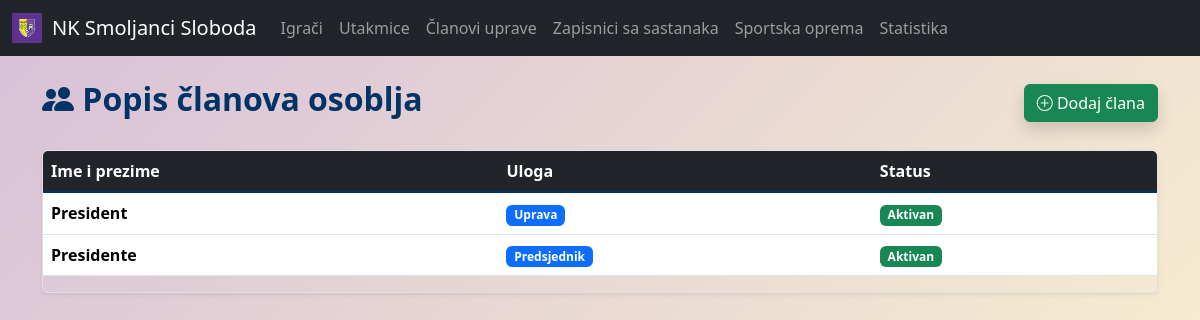
The page /staff/ on the database as committed earlier.
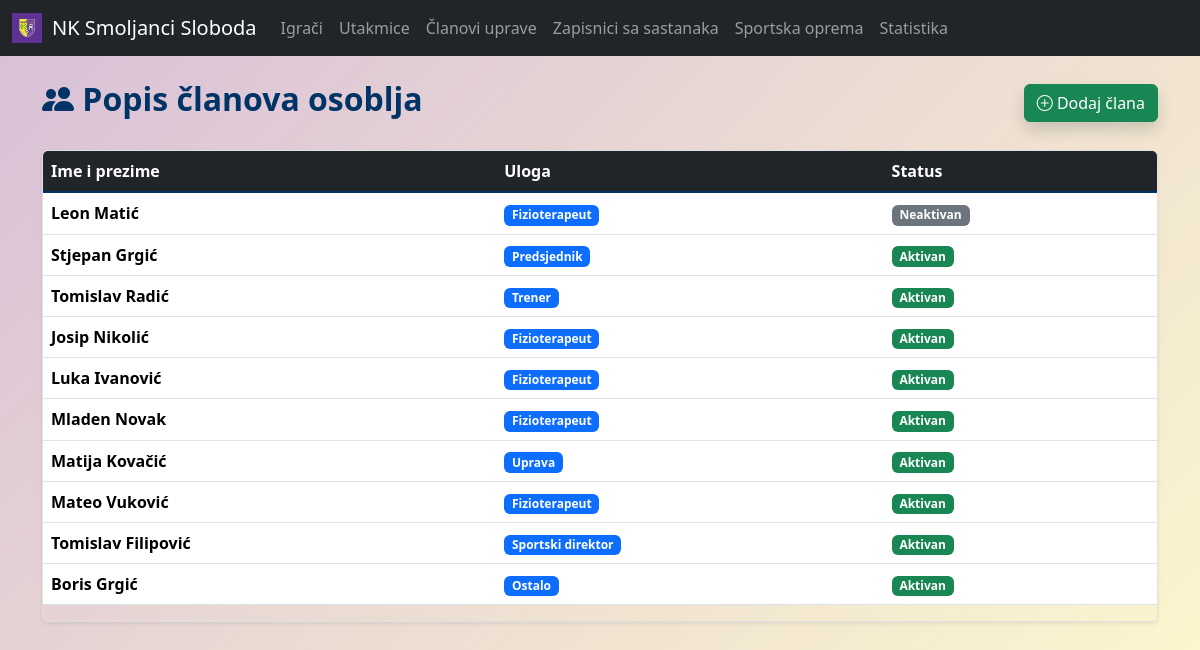
The same page on the database as committed later.
### main/models.py (models this page shows, shortened)
class StaffMember(models.Model):
    ROLE_TYPES = [
        ("U", "Uprava"),
        ("T", "Trener"),
        ("F", "Fizioterapeut"),
        ("P", "Predsjednik"),
        ("S", "Sportski direktor"),
        ("O", "Ostalo"),
    ]
    name = models.CharField(max_length=100)
    role = models.CharField(max_length=1, choices=ROLE_TYPES)
    email = models.EmailField(blank=True, null=True)
    phone = models.CharField(max_length=20, blank=True, null=True)
    active = models.BooleanField(default=True)

### main/views.py (the view)
# urls.py: path('staff/', views.staffmember_list, name='staffmember-list'),
def staffmember_list(request):
    staffmembers = StaffMember.objects.all()
    return render(request, 'main/staff/staffmember_list.html', {'staffmembers': staffmembers})

### templates/main/staff/staffmember_list.html (shortened to what this page needs)
{% extends 'main/base.html' %} {% block title %}Popis članova uprave{%endblock%}
{% block content %}
<div class="container my-4">
  <div class="d-flex justify-content-between align-items-center mb-4">
    <h2 class="fw-bold">
      <i class="bi bi-people-fill"></i> Popis članova osoblja
    </h2>
    <a
      href="{% url 'main:staffmember_create' %}"
      class="btn btn-success shadow"
    >
      <i class="bi bi-plus-circle"></i> Dodaj člana
    </a>
  </div>
  <div class="table-responsive shadow-sm rounded border">
    <table class="table table-hover align-middle">
      <thead class="table-dark">
        <tr>
          <th>Ime i prezime</th>
          <th>Uloga</th>
          <th>Status</th>
        </tr>
      </thead>
      <tbody class="table-group-divider">
        {% for member in staffmembers %}
        <tr
          class="table-row-clickable"
          data-href="{% url 'main:staffmember_detail' member.id %}"
        >
          <td><strong>{{ member.name }}</strong></td>
          <td>
            <span class="badge bg-primary">{{ member.get_role_display }}</span>
          </td>
          <td>
            {% if member.active %}
            <span class="badge bg-success">Aktivan</span>
            {% else %}
            <span class="badge bg-secondary">Neaktivan</span>
            {% endif %}
          </td>
        </tr>
        {% empty %}
        <tr>
          <td colspan="4" class="text-center text-muted py-4">
            Nema zapisanih članova osoblja.
          </td>
        </tr>
        {% endfor %}
      </tbody>
    </table>
  </div>
</div>
{% endblock %}

### templates/main/base.html (shortened to what this page needs)
{% load static %}
<!DOCTYPE html>
<html lang="hr">
  <head>
    <link
      href="https://cdn.jsdelivr.net/npm/bootstrap@5.3.3/dist/css/bootstrap.min.css"
      rel="stylesheet"
    />
    <link
      rel="stylesheet"
      href="https://cdn.jsdelivr.net/npm/bootstrap-icons@1.11.1/font/bootstrap-icons.css"
    />
    <link
      rel="stylesheet"
      href="https://cdnjs.cloudflare.com/ajax/libs/font-awesome/6.4.0/css/all.min.css"
    />
  </head>
  <body>
    <nav class="navbar navbar-expand-lg navbar-dark bg-dark mb-4">
      <div class="container-fluid">
        <a
          class="navbar-brand d-flex align-items-center"
          href="{% url 'main:index' %}"
        >
          <img
            src="{% static 'images/nkss_logo.png' %}"
            alt="Logo"
            style="height: 30px; width: auto; margin-right: 10px"
          />
          NK Smoljanci Sloboda
        </a>
        <div class="collapse navbar-collapse" id="navbarNav">
          <ul class="navbar-nav me-auto">
            <li class="nav-item">
              <a class="nav-link" href="{% url 'main:player_list' %}">Igrači</a>
            </li>
            <li class="nav-item">
              <a class="nav-link" href="{% url 'main:match_list' %}"
                >Utakmice</a
              >
            </li>
            <li class="nav-item">
              <a class="nav-link" href="{% url 'main:staffmember-list' %}"
                >Članovi uprave</a
              >
            </li>
            <li class="nav-item">
              <a class="nav-link" href="{% url 'main:meeting-list' %}"
                >Zapisnici sa sastanaka</a
              >
            </li>
            <li class="nav-item">
              <a class="nav-link" href="{% url 'main:equipment-list' %}"
                >Sportska oprema</a
              >
            </li>
            <li class="nav-item">
              <a class="nav-link" href="{% url 'main:stats_dashboard' %}"
                > Statistika </a
              >
            </li>
          </ul>
        </div>
      </div>
    </nav>
    <div class="container-fluid">{% block content %}{% endblock %}</div>
  </body>
</html>

### templates/main/base.html (style rules this page uses)
html, body { height: 100%; margin: 0; background: linear-gradient(135deg, #d8bfd8, #fffacd); background-repeat: no-repeat; background-size: cover; background-attachment: fixed; font-family: "Segoe UI", Tahoma, Geneva, Verdana, sans-serif; color: #003366; }

Rows that differ between the two databases and show on the page:
removed StaffMember: name "President", role "Uprava", active "Aktivan"
removed StaffMember: name "Presidente", role "Predsjednik", active "Aktivan"
added StaffMember: name "Leon Matić", role "Fizioterapeut", active "Neaktivan"
added StaffMember: name "Stjepan Grgić", role "Predsjednik", active "Aktivan"
added StaffMember: name "Tomislav Radić", role "Trener", active "Aktivan"
added StaffMember: name "Josip Nikolić", role "Fizioterapeut", active "Aktivan"
added StaffMember: name "Luka Ivanović", role "Fizioterapeut", active "Aktivan"
added StaffMember: name "Mladen Novak", role "Fizioterapeut", active "Aktivan"
added StaffMember: name "Matija Kovačić", role "Uprava", active "Aktivan"
added StaffMember: name "Mateo Vuković", role "Fizioterapeut", active "Aktivan"
added StaffMember: name "Tomislav Filipović", role "Sportski direktor", active "Aktivan"
added StaffMember: name "Boris Grgić", role "Ostalo", active "Aktivan"
